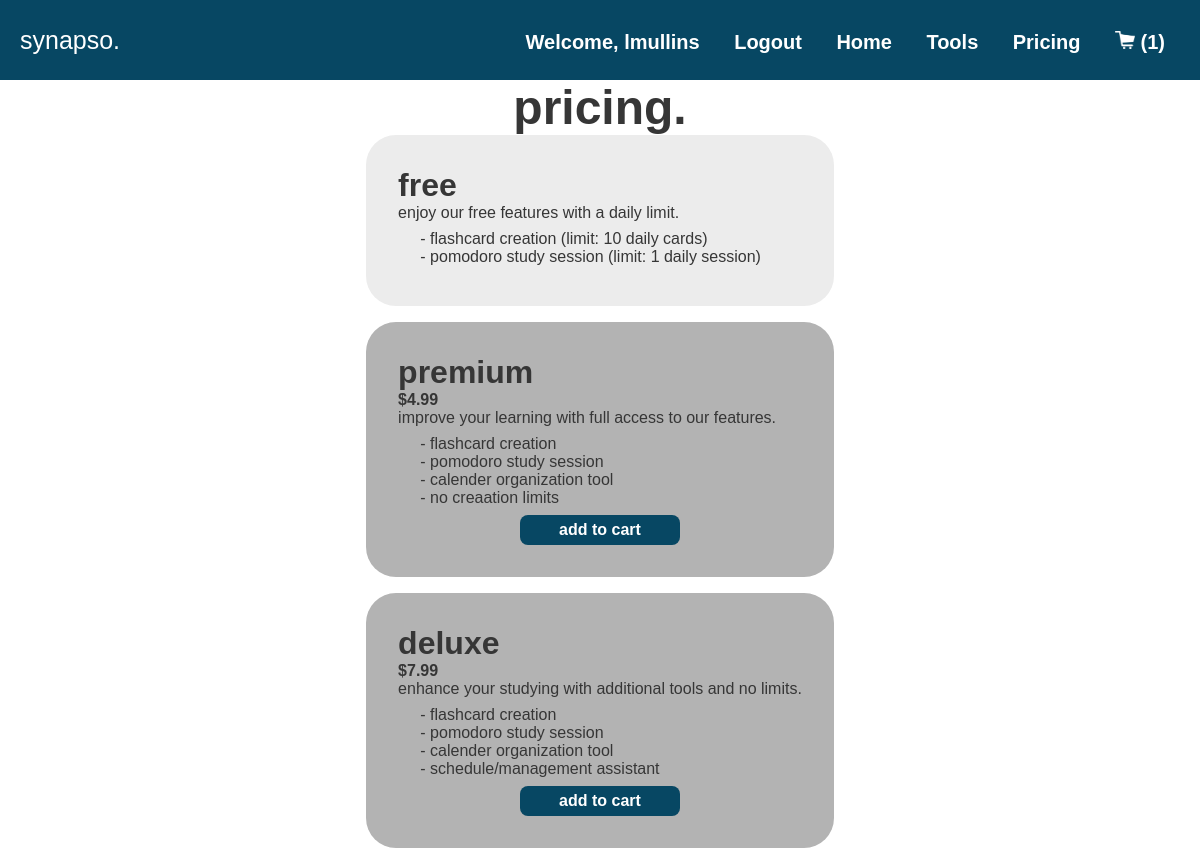
The page /pricing (signed in) on the database its author committed.
### app.py (models this page shows)
class CartItem(db.Model):
    id = db.Column(db.Integer, primary_key=True)
    user_name = db.Column(db.String(100))
    name = db.Column(db.String(100), nullable=False)
    price = db.Column(db.Float, nullable=False)

### app.py (the view)
@app.route('/pricing')
def pricing():
    return render_template('pricing.html', items=items)

### app.py (called while the page is built)
@login_manager.user_loader
def load_user(user_id):
    return User.query.get(int(user_id))

def cartNumber():
    cart = []
    if 'username' in session:
        user_name = session['username']
        cart = CartItem.query.filter(CartItem.user_name == user_name).all()
    return dict(cart=cart)

### templates/pricing.html
{% extends 'layout.html' %}
{% block content %}
<div class="body-padding">
    <div class="center">
        <div>
            <h1>pricing.</h1>
        </div>
        <div class="pricing">
            <div class="free box">
                <h3>free</h3>
                <p>enjoy our free features with a daily limit.</p>
                <ul>
                    <li>flashcard creation (limit: 10 daily cards)</li>
                    <li>pomodoro study session (limit: 1 daily session)</li>
                </ul>
            </div>
            <div>
                {% for item in items %}
                {% set css = 'product' + loop.index|string %}
                <div class="deluxe box {{ css }}">
                    <h3>{{ item['name'] }}</h3>
                    <h4>${{ item['price'] }}</h4>
                    <p>{{ item['description'] }}</p>
                    <ul>
                        <li>{{ item['tool1'] }}</li>
                        <li>{{ item['tool2'] }}</li>
                        <li>{{ item['tool3'] }}</li>
                        <li>{{ item['tool4'] }}</li>
                    </ul>
                    <a href="{{ url_for('addcart', item_index=loop.index0) }}">add to cart</a>
                </div>
                {% endfor %}
            </div>
        </div>
    </div>
</div>
{% endblock %}

### static/styles2.css (style rules this page uses)
* { padding: 0; margin: 0; font-family: "din-2014", sans-serif; color: rgb(54, 54, 54); }
h1 { font-size: 3em; margin: 0; }
h3 { margin: 0; max-width: 75%; font-size: 2em; }
.box { display: flex; flex-direction: column; border-radius: 30px; padding: 2em; }
@media (min-width: 1000px) { .center { display: flex; flex-direction: column; justify-content: center; align-items: center; } }
@media (min-width: 1000px) { .box { max-width: 1000px; } }
.body-padding { margin-left: 1em; margin-right: 1em; }
.pricing { display: flex; flex-direction: column; row-gap: 1em; }
.pricing ul { list-style: '- '; margin: .5em 2em; }
.free { background-color: #ececec; }
.product1 { background-color: #c9c9c9; margin-bottom: 1em; }
.product2 { background-color: #b3b3b3; }
.pricing a { margin: 0 auto; text-decoration: none; font-weight: bold; background-color: #074763; border-radius: 8px; text-align: center; color: white; width: 10em; padding: 6px 0; }
.deluxe { background-color: #b3b3b3; }

### rows shown on the page
CartItem: name "deluxe", price "7.99", description "enhance your studying with additional tools and no limits.", tool1 "flashcard creation", tool2 "pomodoro study session", tool3 "calender organization tool", tool4 "schedule/management assistant"

### other values the page prints
{{ session['username'] }} "lmullins"
{{ cart|length }} "1"
{{ item['name'] }} "premium"
{{ item['price'] }} "4.99"
{{ item['description'] }} "improve your learning with full access to our features."
{{ item['tool1'] }} "flashcard creation"
{{ item['tool2'] }} "pomodoro study session"
{{ item['tool3'] }} "calender organization tool"
{{ item['tool4'] }} "no creaation limits"
